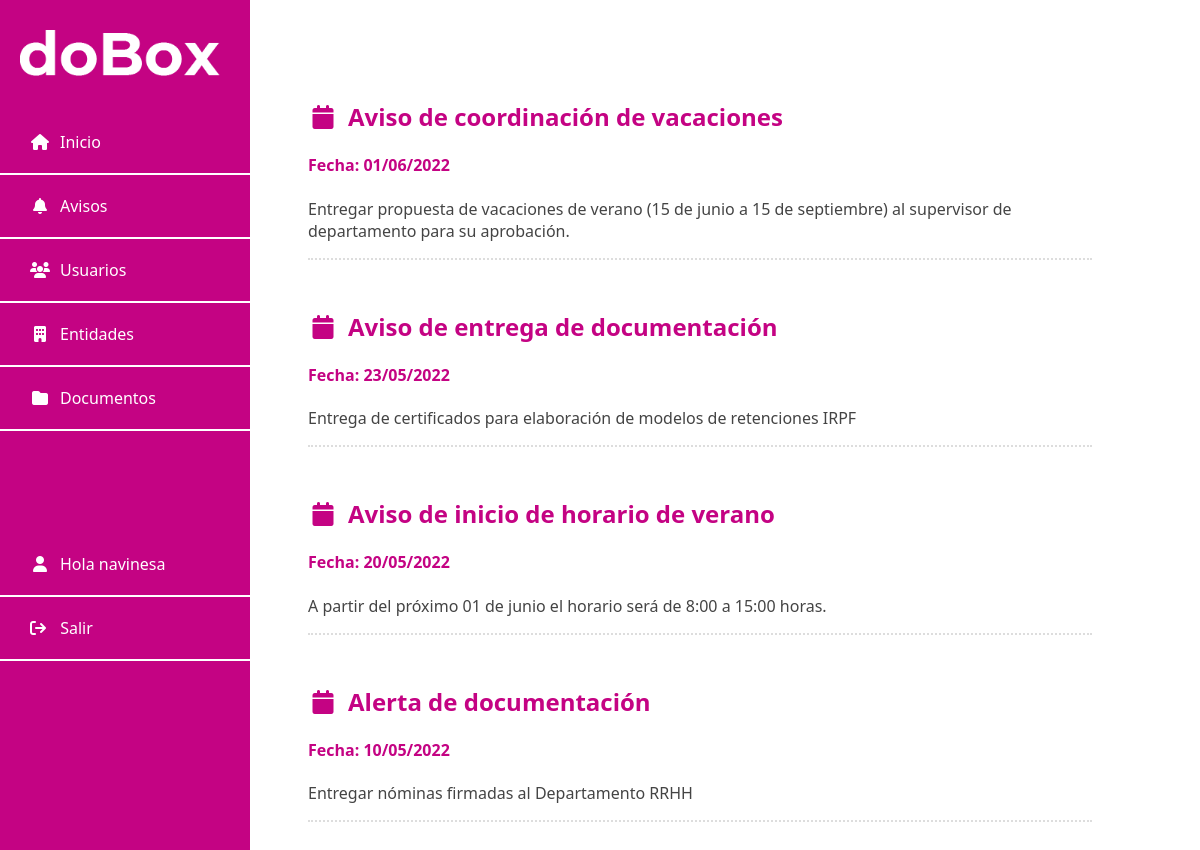
Screenshot of /home.php (signed in) with the database file from the repository.
### tables this page shows
CREATE TABLE `tbl_avisos` (
  `ID` int(11) NOT NULL,
  `TITULO` varchar(255) NOT NULL,
  `DESCRIPCION` varchar(500) NOT NULL,
  `FECHA` date NOT NULL
);

### login/Usuario_Sesion.php (called while the page is built, shortened)
<?php
class Usuario_Sesion
{
    private $usuario = null;
    private $rol = null;
    function __construct()
    {
        if (isset($_SESSION["usuario"]) || isset($_SESSION["rol"]) || isset($_SESSION["id"]) || isset($_SESSION["email"])) {
            $this->usuario = $_SESSION["usuario"];
            $this->rol = $_SESSION["rol"];
        }
    }
    public function getUsuario()
    {
        return $this->usuario;
    }
    public function getRol()
    {
        return $this->rol;
    }
}

### home.php (the view, shortened to what this page needs)
<?php
require('conexion.php');
include "login/Usuario_Sesion.php";
$usuario_sesion = new Usuario_Sesion();
$usuario = $usuario_sesion->getUsuario();
$rol = $usuario_sesion->getRol();
$resultado = $mysqli->query("SELECT * FROM tbl_avisos ORDER BY FECHA DESC");
?>
<!DOCTYPE html>
<html lang="en">
<head>
    <link rel="stylesheet" type="text/css" href="css/index.css">
    <link rel="stylesheet" href="https://cdnjs.cloudflare.com/ajax/libs/font-awesome/6.1.1/css/all.min.css" />
</head>
<body>
<div class="sidenav">
        <img class="logo" src="img/logo_doBox_white.png">
        <a href="home.php"><i class="fa fa-fw fa-home"></i>Inicio</a>
        <?php if ($rol === 'Administrador') { ?>
            <a href="avisos/gridavisos.php"><i class="fa fa-fw fa-bell"></i>Avisos</a>
            <a href="usuarios/gridusuarios.php"><i class="fa fa-fw fa-users"></i>Usuarios</a>
        <?php }
        ?>
        <a href="entidades/gridentidades.php"><i class="fa fa-fw fa-building"></i>Entidades</a>
        <a href="documentos/griddocumentos.php"><i class="fa fa-fw fa-folder"></i>Documentos</a>
        <br>
        <div class="sesion">
            <a href="index.php"><i class="fa fa-fw fa-user"></i>Hola <?php echo $usuario ?></a>
            <a href="login/logout.php"><i class="fa fa-solid fa-arrow-right-from-bracket"></i> Salir</a>
        </div>
    </div>
    <div class="main">
        <?php
        while ($fila = $resultado->fetch_assoc()) { ?>
            <div class="avisos">
                <h2><i class="fa fa-fw fa-calendar"></i><?php echo $fila['TITULO']; ?></h2>
                <h4><?php
                    echo "Fecha: " . date_format(date_create($fila['FECHA']), 'd/m/Y'); ?></h4>
                <p><?php echo $fila['DESCRIPCION']; ?></p>
            </div>
        <?php } ?>
    </div>
</body>
</html>

### css/index.css (style rules this page uses)
body { font-family:'Segoe UI', Tahoma, Geneva, Verdana, sans-serif }
h2, h4 { color: #c40383 }
.logo { width: 200px; margin: 20px 20px 20px 10px; padding: 10px 10px 10px 10px; border-radius: 10px }
.fa { padding-right: 10px }
.sidenav { height: 100%; width: 250px; position: fixed; z-index: 1; top: 0; left: 0; background-color: #c40383; overflow-x: hidden }
.sidenav a { padding: 20px 8px 20px 30px; text-decoration: none; font-size: 16px; color: white; display: block; border-bottom: 2px solid white }
.sesion { margin-top: 80px }
.main { margin-left: 300px; margin-top: 100px; margin-right: 100px }
.avisos { color: #444; margin-bottom: 50px; border-bottom: 2px dotted #ddd; }

### rows the page displays
tbl_avisos: TITULO "Aviso de coordinación de vacaciones", FECHA "01/06/2022", DESCRIPCION "Entregar propuesta de vacaciones de verano (15 de junio a 15 de septiembre) al supervisor de departamento para su aprobación."
tbl_avisos: TITULO "Aviso de entrega de documentación", FECHA "23/05/2022", DESCRIPCION "Entrega de certificados para elaboración de modelos de retenciones IRPF"
tbl_avisos: TITULO "Aviso de inicio de horario de verano", FECHA "20/05/2022", DESCRIPCION "A partir del próximo 01 de junio el horario será de 8:00 a 15:00 horas."
tbl_avisos: TITULO "Alerta de documentación", FECHA "10/05/2022", DESCRIPCION "Entregar nóminas firmadas al Departamento RRHH"

### other values shown
$usuario "navinesa"
